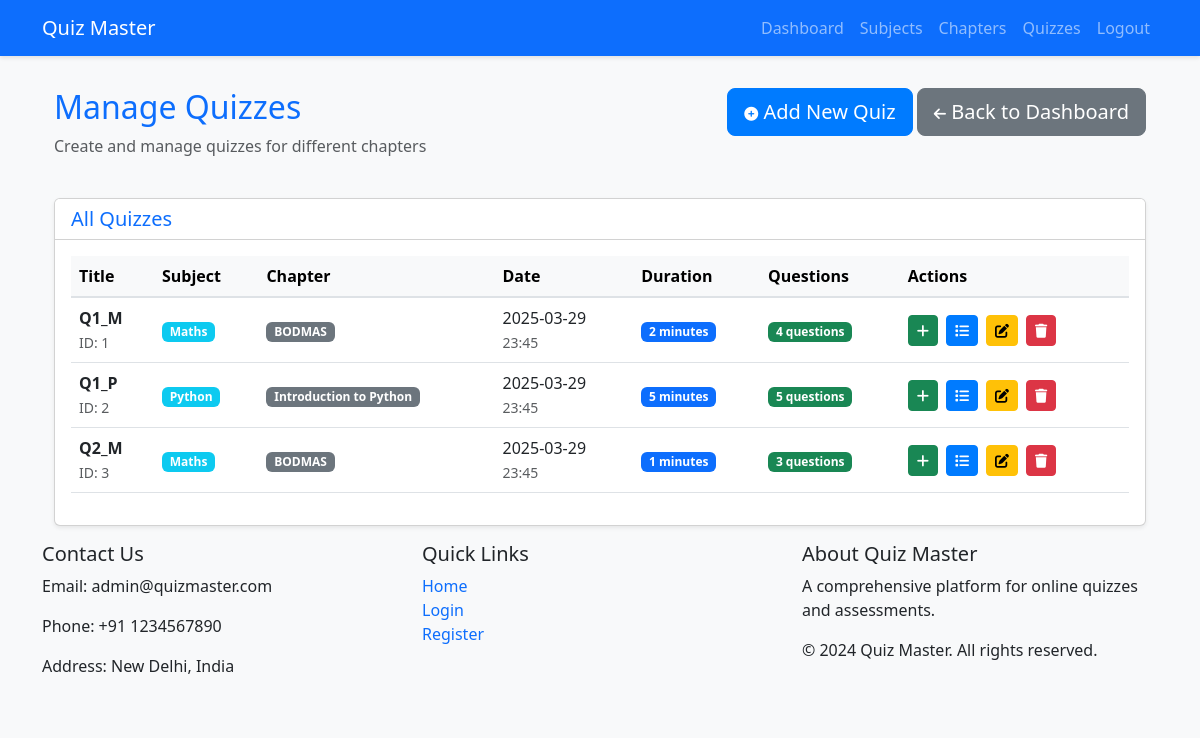
Page /admin/quizzes (signed in) on the committed database.
### app.py (models this page shows)
class Quiz(db.Model):
    id = db.Column(db.Integer, primary_key=True)
    title = db.Column(db.String(200), nullable=False)
    chapter_id = db.Column(db.Integer, db.ForeignKey('chapter.id'), nullable=False)
    date_of_quiz = db.Column(db.DateTime, nullable=False)
    duration = db.Column(db.Integer, nullable=False)  # in minutes
    questions = db.relationship('Question', backref='quiz', lazy=True, cascade='all, delete-orphan')
    attempts = db.relationship('QuizAttempt', backref='quiz', lazy=True)
    chapter = db.relationship('Chapter', backref='quizzes', lazy=True)

class Subject(db.Model):
    id = db.Column(db.Integer, primary_key=True)
    name = db.Column(db.String(100), nullable=False)
    description = db.Column(db.Text)
    resource = db.Column(db.Text)
    chapters = db.relationship('Chapter', backref='subject', lazy=True)

class Chapter(db.Model):
    id = db.Column(db.Integer, primary_key=True)
    name = db.Column(db.String(100), nullable=False)
    description = db.Column(db.Text)
    subject_id = db.Column(db.Integer, db.ForeignKey('subject.id'), nullable=False)

### app.py (the view)
@app.route('/admin/quizzes')
@login_required
@admin_required
def manage_quizzes():
    quizzes = Quiz.query.all()
    chapters = Chapter.query.all()
    return render_template('admin/manage_quizzes.html', quizzes=quizzes, chapters=chapters)

### app.py (called while the page is built)
def admin_required(f):
    @wraps(f)
    def decorated_function(*args, **kwargs):
        if not current_user.is_authenticated or not current_user.is_admin:
            flash('You do not have permission to access this page.', 'error')
            return redirect(url_for('login'))
        return f(*args, **kwargs)
    return decorated_function

@login_manager.user_loader
def load_user(user_id):
    return User.query.get(int(user_id))

### templates/admin/manage_quizzes.html (shortened to what this page needs)
{% extends "base.html" %}
{% block content %}
<div class="container">
    <div class="row mb-4">
        <div class="col">
            <h2 class="text-primary">Manage Quizzes</h2>
            <p class="text-muted">Create and manage quizzes for different chapters</p>
        </div>
        <div class="col text-end">
            <button type="button" class="btn btn-primary btn-lg" data-bs-toggle="modal" data-bs-target="#addQuizModal">
                <i class="fas fa-plus-circle"></i> Add New Quiz
            </button>
            <a href="{{ url_for('admin_dashboard') }}" class="btn btn-secondary btn-lg">
                <i class="fas fa-arrow-left"></i> Back to Dashboard
            </a>
        </div>
    </div>
    <div class="card shadow-sm">
        <div class="card-header bg-white">
            <h5 class="mb-0 text-primary">All Quizzes</h5>
        </div>
        <div class="card-body">
            {% if quizzes %}
            <div class="table-responsive">
                <table class="table table-hover align-middle">
                    <thead class="table-light">
                        <tr>
                            <th>Title</th>
                            <th>Subject</th>
                            <th>Chapter</th>
                            <th>Date</th>
                            <th>Duration</th>
                            <th>Questions</th>
                            <th>Actions</th>
                        </tr>
                    </thead>
                    <tbody>
                        {% for quiz in quizzes %}
                        <tr>
                            <td>
                                <div class="fw-bold">{{ quiz.title }}</div>
                                <small class="text-muted">ID: {{ quiz.id }}</small>
                            </td>
                            <td>
                                <span class="badge bg-info">{{ quiz.chapter.subject.name }}</span>
                            </td>
                            <td>
                                <span class="badge bg-secondary">{{ quiz.chapter.name }}</span>
                            </td>
                            <td>
                                <div>{{ quiz.date_of_quiz.strftime('%Y-%m-%d') }}</div>
                                <small class="text-muted">{{ quiz.date_of_quiz.strftime('%H:%M') }}</small>
                            </td>
                            <td>
                                <span class="badge bg-primary">{{ quiz.duration }} minutes</span>
                            </td>
                            <td>
                                <span class="badge bg-success">{{ quiz.questions|length }} questions</span>
                            </td>
                            <td>
                                <div class="d-flex gap-2">
                                    <a href="{{ url_for('add_quiz_question', quiz_id=quiz.id) }}" class="btn btn-success btn-sm" title="Add Question">
                                        <i class="fas fa-plus"></i>
                                    </a>
                                    <a href="{{ url_for('manage_quiz_questions', quiz_id=quiz.id) }}" class="btn btn-primary btn-sm" title="Manage Questions">
                                        <i class="fas fa-list"></i>
                                    </a>
                                    <button class="btn btn-warning btn-sm" onclick="editQuiz({{ quiz.id }})" title="Edit Quiz">
                                        <i class="fas fa-edit"></i>
                                    </button>
                                    <button class="btn btn-danger btn-sm" onclick="deleteQuiz({{ quiz.id }})" title="Delete Quiz">
                                        <i class="fas fa-trash"></i>
                                    </button>
                                </div>
                            </td>
                        </tr>
                        {% endfor %}
                    </tbody>
                </table>
            </div>
            {% endif %}
        </div>
    </div>
</div>
{% endblock %}

### static/css/style.css (style rules this page uses)
body { background-color: #f8f9fa; }
.card { box-shadow: 0 2px 4px rgba(0,0,0,.05); transition: transform 0.2s; }
.btn-primary { background-color: #007bff; border-color: #007bff; }
.table th { background-color: #f8f9fa; border-bottom: 2px solid #dee2e6; }

### templates/admin/manage_quizzes.html (style rules this page uses)
.btn-sm { padding: 0.25rem 0.5rem; font-size: 0.875rem; }
.btn i { font-size: 0.875rem; }

### rows in the picture
Quiz: title "Q1_M", id "1", chapter.subject.name "Maths", chapter.name "BODMAS", date_of_quiz "2025-03-29", date_of_quiz "23:45", duration "2", questions|length "4"
Quiz: title "Q1_P", id "2", chapter.subject.name "Python", chapter.name "Introduction to Python", date_of_quiz "2025-03-29", date_of_quiz "23:45", duration "5", questions|length "5"
Quiz: title "Q2_M", id "3", chapter.subject.name "Maths", chapter.name "BODMAS", date_of_quiz "2025-03-29", date_of_quiz "23:45", duration "1", questions|length "3"
